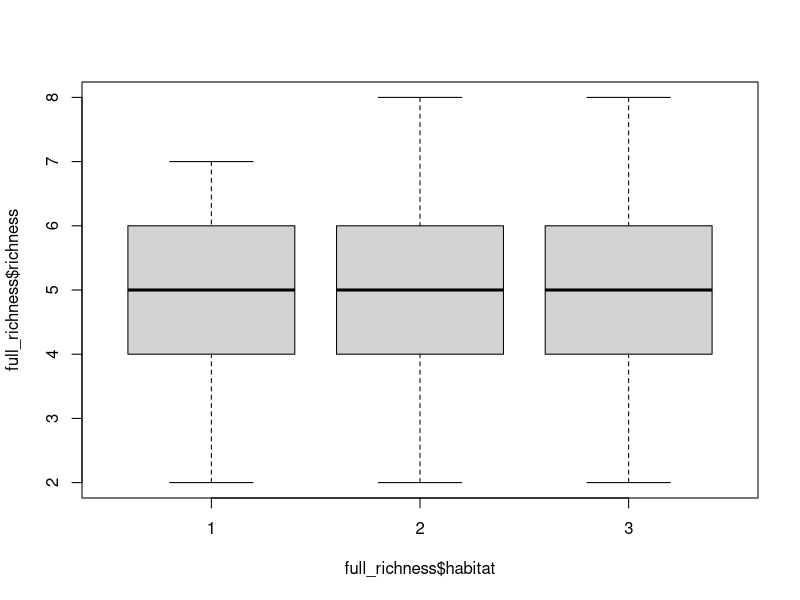
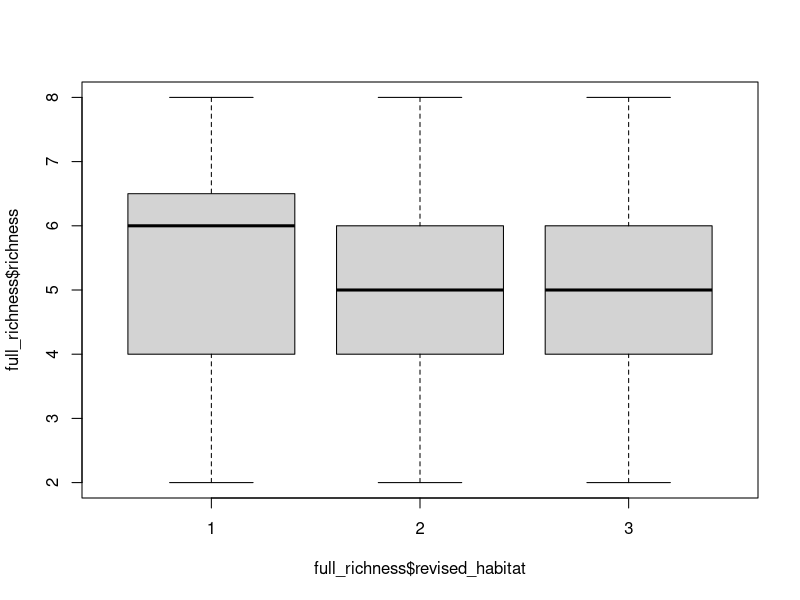
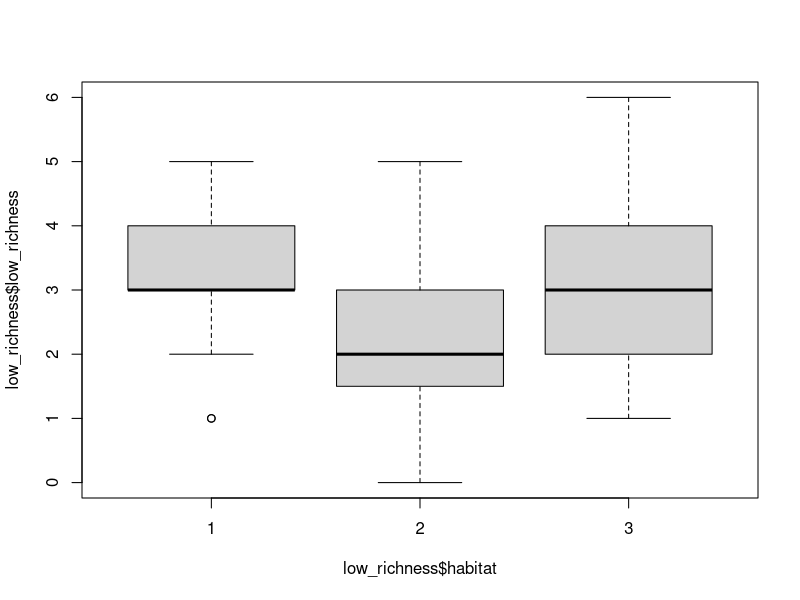
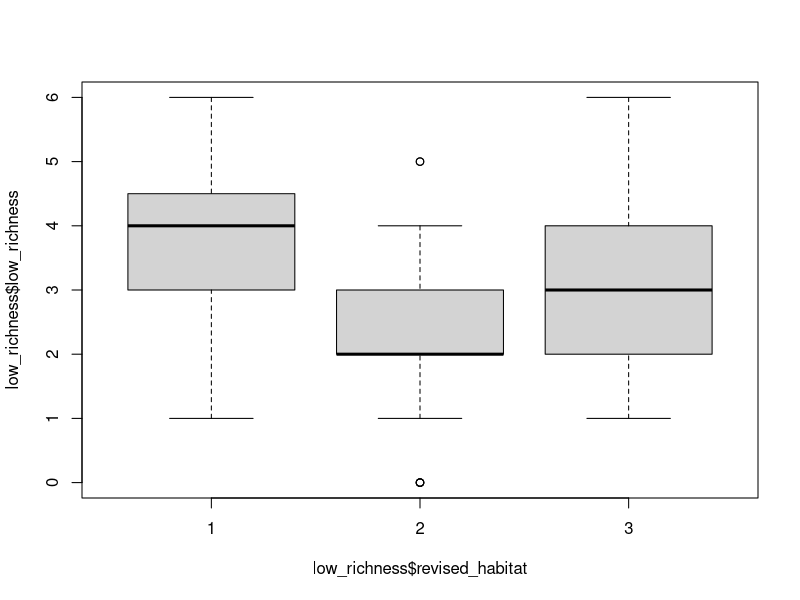
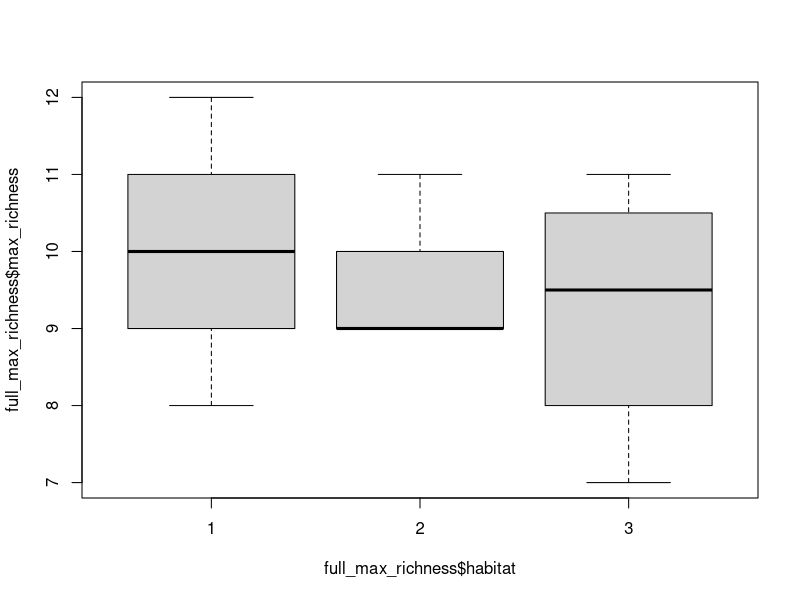
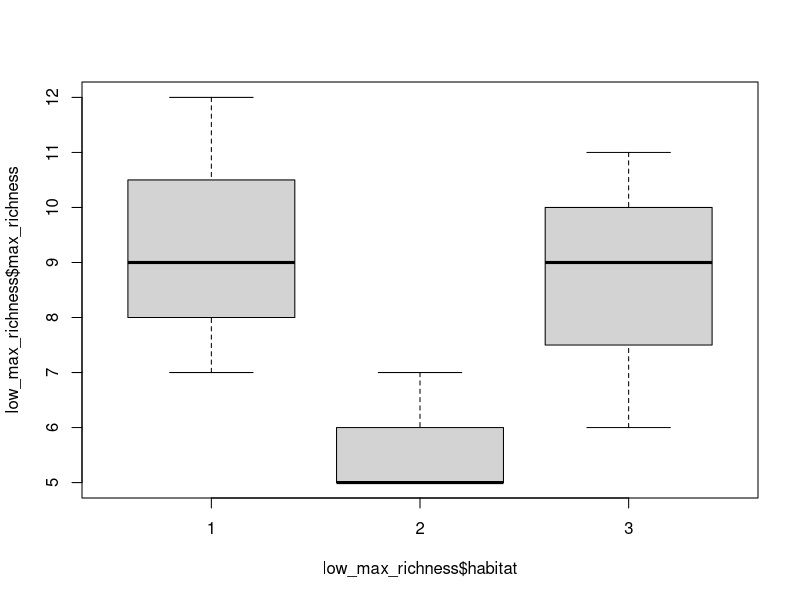
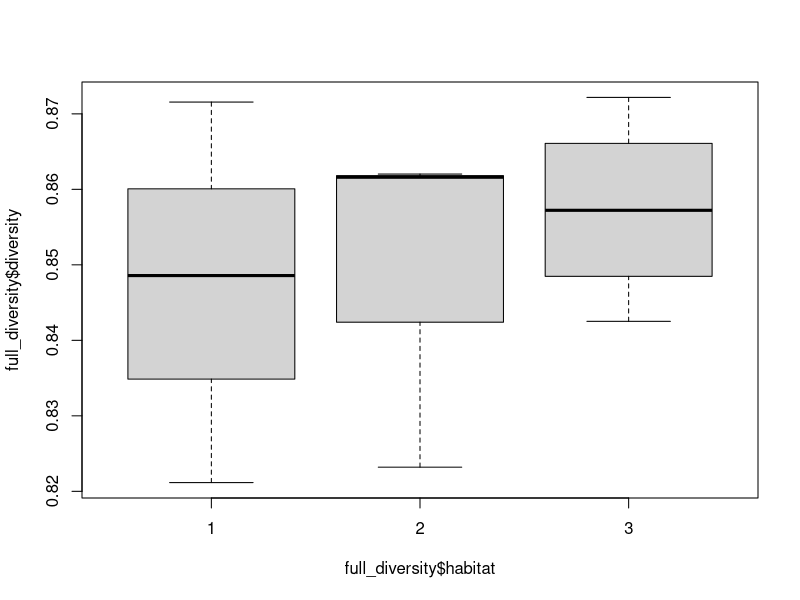
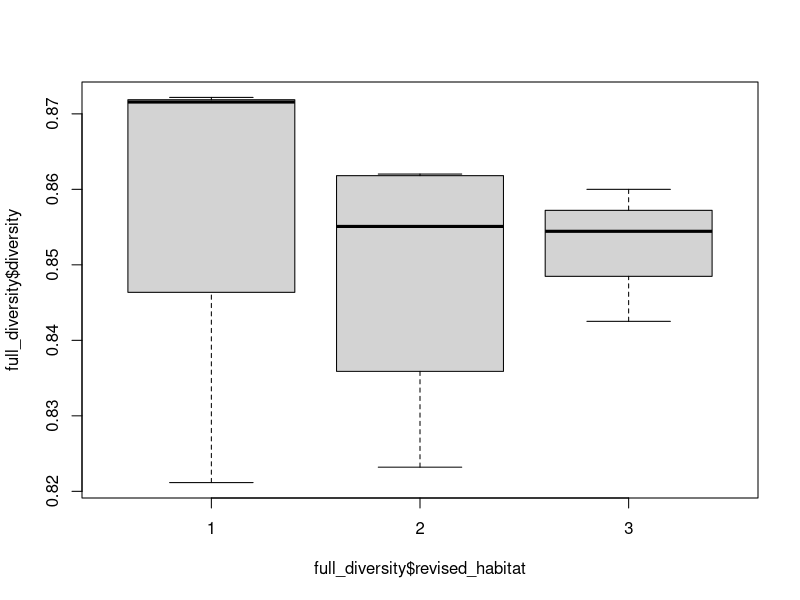

Recreate these plots in R, in order. (Note: this script raises an error after producing the figures.)
# Univariate comparisons Dissertation
# 12/03/2024
# Carla Leone

## Install packages and load data ----
install.packages("tidyverse")
install.packages("vegan")
library(tidyverse)
library(vegan)
library(readxl)

full_richness <- read_excel("data/meta_richness.xlsx", 
                            sheet = "big_sheet (3)")
low_richness<- read_excel("data/meta_richness.xlsx", 
                          sheet = "low_sheet (4)")
View(low_richness)
full_richness$habitat<- as.factor(full_richness$habitat)
full_richness$max_richness<- as.numeric(full_richness$max_richnes)
### Richness by habitat ----
## Initial Boxplots 
boxplot(full_richness$richness~full_richness$habitat)
#look very similar
boxplot(full_richness$richness~full_richness$revised_habitat)
#1 has the highest, but very large error bars
boxplot(low_richness$low_richness~low_richness$habitat)
#see some differences, with 2 at the lowest, 
boxplot(low_richness$low_richness~low_richness$revised_habitat)
#with the revised habitat, 1 has an even higher richness

### Max richness comparisons----
##full band
full_max_richness <- full_richness %>%
  group_by(site,habitat) %>%
  summarise(max_richness = mean(max_richness)) %>%
  ungroup()
View(full_max_richness)

#boxplots
boxplot(full_max_richness$max_richness~full_max_richness$habitat)
kw_full_max_richness<- kruskal.test(max_richness~habitat, data=full_max_richness)
kw_full_max_richness #not sig, p=0.876


##low band
low_richness$max_richness<- as.numeric(low_richness$max_richness)
low_max_richness <- low_richness %>%
  group_by(site,habitat) %>%
  summarise(max_richness = mean(max_richness)) %>%
  ungroup()
View(low_max_richness)

#boxplots
boxplot(low_max_richness$max_richness~low_max_richness$habitat)
kw_low_max_richness<- kruskal.test(max_richness~habitat, data= low_max_richness)
kw_low_max_richness
#not significant, but given the plots looks like 2 is far lower


### Diversity Comparisons ----
## full band
full_diversity <- full_richness %>%
  group_by(site,habitat, revised_habitat) %>%
  summarise(diversity = mean(simpson)) %>%
  ungroup()
View(full_diversity)
boxplot(full_diversity$diversity~full_diversity$habitat)
boxplot(full_diversity$diversity~full_diversity$revised_habitat)
kw_full_diversity<- kruskal.test(diversity~habitat, data=full_diversity)
kw_full_diversity
# not significant 

## low band
low_diversity <- low_richness %>%
  group_by(site,habitat, revised_habitat) %>%
  summarise(diversity = mean(simpsons)) %>%
  ungroup()
boxplot(low_diversity$diversity~low_diversity$revised_habitat)

boxplot(low_diversity$diversity~low_diversity$habitat)
kw_low_diversity<- kruskal.test(diversity~habitat, data=low_diversity)
kw_low_diversity
# very close to being significant : p= 0.077

### low freq max richness ----
low_meta <- read_excel("data/meta_richness.xlsx", 
                       sheet = "low_presence")
View(low_meta)
boxplot(low_meta$max_richness~low_meta$habitat)

aov_max_richness<- aov(max_richness~habitat, data=low_meta)
summary(aov_max_richness)

kw_low_max_richness<- kruskal.test(max_richness~habitat, data=low_meta)
kw_low_max_richness


## Low Band Richness vs Time----
lm_lowrichness_time<- lm(low_richness ~ time+site, data=low_richness)
plot(lm_lowrichness_time)
summary(lm_lowrichness_time)
str(low_richness)

##using spearman
View(low_richness)
correlation_habitat1 <- cor(low_richness$low_richness[low_richness$site == ardmore], as.numeric(low_richness$time)[low_richness$habitat == ardmore], method = "spearman")
correlation_habitat2 <- cor(low_richness$low_richness[low_richness$site == kyles_of_bute], as.numeric(low_richness$time)[low_richness$habitat == "kyles_of_bute"], method = "spearman")
correlation_habitat3 <- cor(low_richness$low_richness[low_richness$site == skye],as.numeric(low_richness$time)[low_richness$habitat == "skye"], method = "spearman")

# Print correlation coefficients for each habitat
print(paste("Spearman correlation coefficient for habitat 1:", correlation_habitat1))
print(paste("Spearman correlation coefficient for habitat 2:", correlation_habitat2))
print(paste("Spearman correlation coefficient for habitat 3:", correlation_habitat3))

plot(low_richness$low_richness[low_richness$habitat == 3]~as.numeric(low_richness$time)[low_richness$habitat == 3])
### low freq diversity----
low_richness <- read_excel("data/meta_richness.xlsx", 
                            sheet = "low_presence")
boxplot(low_richness$simpsons~low_richness$habitat)
View(low_richness)
## anova on low frequency diversity
aov_low_freq_diversity<- aov(simpsons~habitat, data= low_richness)
summary(aov_low_freq_diversity)

kw_low_freq_diversity<- kruskal.test(simpsons~habitat, data=low_richness)
kw_low_freq_diversity



# Function to calculate rarefied species richness


### low freq richness vs time ----
low_timeseries <- read_excel("data/meta_richness.xlsx", 
                           sheet = "low_freq")

View(low_timeseries)

low_timeseries$habitat<- as.factor(low_timeseries$habitat)

#create subset of data
low_habitat_time <- low_richnesss %>%
  group_by(time,habitat) %>%
  summarise(avg = mean(richness),
            sd = sd(richness),
            se = sd(richness) /sqrt(n()))%>%
  ungroup()#gives the stats for each habitat at each time point. Has taken the average richness of each habitat for each time.


low_meta$revised_habitat<- as.factor(low_meta$revised_habitat)

#plot richness vs time
low_richness$habitat<- as.factor(low_richness$habitat)
ggplot(low_richness, aes(x = time, y = low_richness, color = habitat)) +
  geom_smooth(se=T) +  # Add lines
  labs(x = "Time", y = "Average Richness", color = "Habitat Category") +  # Labels
  theme_minimal() +  # Optional: change theme if desired 
  geom_vline(xintercept = as.numeric(as.POSIXct("1899-12-31 04:30:00")), linetype = "dashed")  # Add vertical line


## Specpool to calculate richness----
View(richness)
colnames(richness)
richness_specpool<-  subset(richness, select = -c(recording,time, minute,boat, water, richness,max_richnes,max_richness, samples,invert,fish, ...33,invert_dominance, samples, habitat) )
View(richness_specpool)
richness_specpool<- richness_specpool %>%
  column_to_rownames(var = "site")
richness_specpool <- sapply(richness_specpool, as.numeric)
specpool(richness_specpool, site, smallsample=TRUE)

## Add column for habitat ----
low_richness <- low_richness %>%
  mutate(habitat = case_when(
    site %in% c("port_dinallaen", "ardmore", "gallanach_bay") ~ "1",
    site %in% c("craignish", "skye", "kintyre") ~ "2",
    site %in% c("gansey_bay", "kyles_of_bute", "isle_of_soay", "canna") ~ "3",
    TRUE ~ NA_character_  # In case there are unmatched sites
  )) #match sites to habitat

View(low_richness)
richness$habitat<- as.factor(richness$habitat)

## Data frame with richness per site 
richness <- richness %>%
  mutate(max_richness = case_when(
    site %in% c("port_dinallaen") ~ "12",
    site %in% c("gallanach_bay") ~ "9",
    site %in% c("ardmore") ~ "15",
    site %in% c("craignish") ~ "12",
    site %in% c("skye") ~ "13",
    site %in% c("kintyre") ~ "9",
    site %in% c("gansey_bay") ~ "8",
    site %in% c("kyles_of_bute") ~ "12",
    site %in% c("isle_of_soay") ~ "13",
    site %in% c("canna") ~ "12",
    TRUE ~ NA_character_  # In case there are unmatched sites
  )) #match sites to total richness
richness$max_richness<- as.numeric(richness$max_richness)


## Richness vs Habitat ----
boxplot(richness$max_richness~richness$habitat)
boxplot(richness$richness~richness$habitat)

View(richness)
## ANOVA ---- 
aov_richness<- aov(log(richness)~habitat, data=richness)
summary(aov_max_richness)
plot(aov_richness)


aov_max_richness<- aov(max_richness~habitat, data=richness)
summary(aov_max_richness)
plot(aov_max_richness)

#Assumptions for anova are not met, so lets try the kruskal wallis
kw_richness<- kruskal.test(richness~habitat, data=richness)
kw_richness

kw_max_richness<- kruskal.test(max_richness~habitat, data=richness)
kw_max_richness
#insignificant

### Assumptions
help(aov)

### Assumptions for ANOVA
plot


## New Code ----
univariate <- read_excel("data/meta_richness.xlsx", 
                            sheet = "diversity")
univariate<-  subset(univariate, select = -c(cetacean) )

View(univariate)
univariate$habitat<- as.factor(univariate$habitat)

## High to low frequency ratio vs habitat ----
boxplot(univariate$high_low~univariate$habitat)
kruskal_high_low<-kruskal.test(high_low~habitat, data=univariate)
kruskal_high_low

## Diversity models ----
diversity <- read_excel("data/meta_richness.xlsx", 
                            sheet = "diversity")
View(diversity)
boxplot(diversity$simpson~diversity$habitat)
boxplot(diversity$avg_richness~diversity$habitat)

kw_avg_richness<- kruskal.test(avg_richness~habitat, data=diversity)
summary(aov_avg_richness)
kw_avg_richness
#not significant

## High to low frequency ratio over time ----
ratios <- read_excel("data/meta_richness.xlsx", 
                            sheet = "big_sheet (2)")

ratios<-  subset(ratios, select = -c(samples,...33) )
# add the habitat types
ratios <- ratios %>%
  mutate(habitat = case_when(
    site %in% c("port_dinallaen", "ardmore", "gallanach_bay") ~ "1",
    site %in% c("craignish", "skye", "kintyre") ~ "2",
    site %in% c("gansey_bay", "kyles_of_bute", "isle_of_soay", "canna") ~ "3",
    TRUE ~ NA_character_  # In case there are unmatched sites
  )) #match sites to habitat

View(ratios)

#plot the ratio over time for each habitat
df_avg_ratios <- ratios %>%
  group_by(time,habitat) %>%
  summarise(avg_ratio = mean(invert_dominance),
            sd_ratio = sd(invert_dominance),
            se_ratio = sd(invert_dominance) /sqrt(n()))%>%
  ungroup()#gives the stats for each habitat at each time point. Has taken the average richness of each habitat for each time.


View(df_avg_ratios)
df_avg_ratios[is.na(df_avg_ratios)] <- 0

### Plot by habitat
ggplot(df_avg_ratios, aes(x = time, y = avg_ratio, color = habitat)) +
  geom_line() +  # Add lines
  geom_point() +  # Add points
  labs(x = "Time", y = "Average Richness", color = "Habitat Category") +  # Labels
  theme_minimal()  # Optional: change theme if desired

### Try a model----
lm_ratios<- lm(invert_dominance~time + habitat, data = ratios)
summary(lm_ratios)
